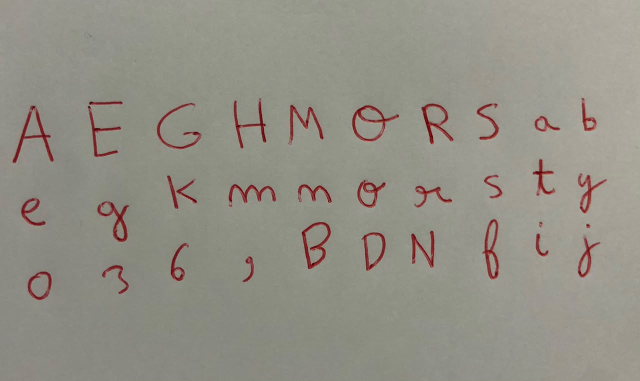
#> input picture MyHandwriting.jpeg, 1280 x 762 px (shown at 1/2 size)
$ python -i what_predicts_score.py   (imports and definitions only)
#> lines starting #> are read from the running program, lines starting #| are printed output that depends on the picture
### src/hfont/charset.py
"""Glyph inventory definitions.

A *glyph* here is the pair (character, contextual form). Latin only ever uses
``Form.ISOL``, but the type is carried through the whole pipeline from day one so
that Phase 2 (Arabic) adds entries to a table rather than changing signatures.

Naming follows the Adobe Glyph List where one exists, because that is what
``fontTools`` and every downstream text engine expect. Arabic contextual forms
use the conventional ``.init`` / ``.medi`` / ``.fina`` suffixes.
"""

from __future__ import annotations

import enum
import functools
import unicodedata
from dataclasses import dataclass


@functools.total_ordering
class Form(enum.Enum):
    """Contextual form of a glyph.

    Explicitly ordered. ``GlyphSpec`` is an orderable dataclass, so sorting a
    charset compares ``(char, form)`` tuples and reaches this type whenever two
    glyphs share a character. That never happens in Latin — one form per
    character — so an unordered enum here would go unnoticed until Arabic,
    where every letter has up to four forms and every ``sorted()`` in the
    pipeline would start raising.
    """

    ISOL = "isol"
    INIT = "init"
    MEDI = "medi"
    FINA = "fina"

    # [4 lines left out: function suffix, not called in this run]

    @property
    def sort_index(self) -> int:
        return _FORM_ORDER[self.value]

    # [4 lines left out: function __lt__, not called in this run]


#: Presentation order: isolated first, then the joining forms left-to-right.
_FORM_ORDER = {"isol": 0, "init": 1, "medi": 2, "fina": 3}


# Adobe Glyph List names for the ASCII punctuation we care about. Anything not
# in here falls back to a ``uniXXXX`` name, which is valid but less readable.
_AGL: dict[str, str] = {
    " ": "space", "!": "exclam", '"': "quotedbl", "#": "numbersign",
    "$": "dollar", "%": "percent", "&": "ampersand", "'": "quotesingle",
    "(": "parenleft", ")": "parenright", "*": "asterisk", "+": "plus",
    ",": "comma", "-": "hyphen", ".": "period", "/": "slash",
    ":": "colon", ";": "semicolon", "<": "less", "=": "equal",
    ">": "greater", "?": "question", "@": "at", "[": "bracketleft",
    "\\": "backslash", "]": "bracketright", "^": "asciicircum",
    "_": "underscore", "`": "grave", "{": "braceleft", "|": "bar",
    "}": "braceright", "~": "asciitilde",
    "0": "zero", "1": "one", "2": "two", "3": "three", "4": "four",
    "5": "five", "6": "six", "7": "seven", "8": "eight", "9": "nine",
    "‘": "quoteleft", "’": "quoteright",
    "“": "quotedblleft", "”": "quotedblright",
    "–": "endash", "—": "emdash",
}


# [7 lines left out: function agl_name, not called in this run]


@dataclass(frozen=True, order=True)
class GlyphSpec:
    """One entry in the glyph inventory the model must be able to produce."""

    char: str
    form: Form = Form.ISOL

    # [4 lines left out: function name, not called in this run]

    @property
    def codepoint(self) -> int:
        return ord(self.char)

    # [4 lines left out: function key, not called in this run]

    def __str__(self) -> str:  # pragma: no cover - debugging aid
        return self.name


UPPER = "ABCDEFGHIJKLMNOPQRSTUVWXYZ"
LOWER = "abcdefghijklmnopqrstuvwxyz"
DIGITS = "0123456789"

# Punctuation split by how reliably it is present in a free font. The core set is
# near-universal; the extended set is skipped per font when the glyph is missing.
PUNCT_CORE = ".,;:!?'\"()-/&"
PUNCT_EXT = "[]{}@#%*+=<>_~$\\|^`"


@dataclass(frozen=True)
class Charset:
    """An ordered, de-duplicated glyph inventory with a fixed index mapping.

    The index order is part of the trained model (it is the content-embedding
    row order), so ``glyphs`` must never be reordered for an existing checkpoint.
    """

    name: str
    glyphs: tuple[GlyphSpec, ...]

    def __post_init__(self) -> None:
        if len(set(self.glyphs)) != len(self.glyphs):
            raise ValueError(f"charset {self.name!r} contains duplicate glyphs")

    def __len__(self) -> int:
        return len(self.glyphs)

    def __iter__(self):
        return iter(self.glyphs)

    def index(self, glyph: GlyphSpec) -> int:
        return self._index[glyph]

    # [9 lines left out: function _index, not called in this run]

    @property
    def chars(self) -> str:
        return "".join(dict.fromkeys(g.char for g in self.glyphs))

    # [4 lines left out: function subset, not called in this run]

    def describe(self) -> str:  # pragma: no cover - reporting aid
        return f"{self.name}: {len(self)} glyphs"


def _latin(name: str, text: str) -> Charset:
    return Charset(name, tuple(GlyphSpec(c) for c in dict.fromkeys(text)))


#: Letters only. Useful for fast ablations where punctuation is noise.
LATIN_LETTERS = _latin("latin_letters", UPPER + LOWER)

#: The Phase 1 target inventory: what an exported font must contain.
LATIN_FULL = _latin("latin_full", UPPER + LOWER + DIGITS + PUNCT_CORE + PUNCT_EXT)

#: Letters, digits and reliable punctuation. The default training inventory.
LATIN_CORE = _latin("latin_core", UPPER + LOWER + DIGITS + PUNCT_CORE)


# --------------------------------------------------------------------------- #
# Seed sets: the glyphs the *user* actually handwrites.
# --------------------------------------------------------------------------- #
#
# Chosen to span the style dimensions a Latin typeface varies along, rather than
# to be alphabetically tidy. Each letter below is carrying a specific signal:
#
#   ascender shape        b k l h        descender shape      g y p
#   arch / shoulder       n m r          closed bowl          o e a
#   diagonal stress       v w x A        s-curve              s S
#   terminal treatment    t f c          cap proportions      H O E M
#   joint / spur detail   a g R G
#
# 24 glyphs is the default because it sits inside the brief's 20-30 budget while
# still covering both cases and the digit style, which is often independent.

SEED_24 = "AEGHMORS" "abegkmnorsty" "036" ","

#: Minimal set for the ablation "how few glyphs can we get away with?".
SEED_12 = "AHOR" "aeglnos"","

#: Comfortable upper end of the brief's range; adds cases that are easy to get
#: wrong when generated (dot placement, crossbar height, leg angles).
SEED_30 = SEED_24 + "BDNfijp"[:6]

LATIN_SEED_SETS: dict[str, str] = {
    "seed12": SEED_12,
    "seed24": SEED_24,
    "seed30": SEED_30,
}


# [7 lines left out: function seed_charset, not called in this run]


CHARSETS: dict[str, Charset] = {
    c.name: c for c in (LATIN_LETTERS, LATIN_CORE, LATIN_FULL)
}


# [14 lines left out: functions get_charset, unicode_name, not called in this run]

### scripts/what_predicts_score.py
"""Which property of a hand actually predicts how well the model copies it?

Round 2 killed the slant hypothesis: measured from the stems rather than from
the ink's principal axis, slant does not correlate with leave-one-out at all.
This asks the same question of every other cheap property of a glyph set —
stroke weight absolute and relative, x-height, how much ink a letter carries,
how many pieces it is written in, how much outline detail it has — so that the
next hypothesis is chosen from evidence rather than from a hunch.

Reads the leave-one-out scores measured by scripts/slant_causal.py --measure,
so run that first.

    python scripts/what_predicts_score.py
"""

from __future__ import annotations

import argparse
import json
import sys
from pathlib import Path

import numpy as np

ROOT = Path(__file__).resolve().parents[1]
sys.path.insert(0, str(ROOT / "src"))
sys.path.insert(0, str(Path(__file__).resolve().parent))

from hfont.charset import LATIN_CORE  # noqa: E402
from hfont.intake import load_freehand_photo  # noqa: E402
from hfont.vector.trace import TraceConfig, trace_image  # noqa: E402
from slant import font_slant, load_font  # noqa: E402

X_HEIGHT_CHARS = "aemnors"


def features(images: dict[str, np.ndarray]) -> dict[str, float]:
    from scipy.ndimage import distance_transform_edt
    from skimage.measure import label, regionprops

    widths, inks, pieces, segments, heights = [], [], [], [], []
    for key, image in images.items():
        mask = image > 0.5
        if mask.sum() < 20:
            continue
        widths.append(float(np.mean(distance_transform_edt(mask)[mask])))
        inks.append(float(mask.sum()))
        pieces.append(sum(1 for p in regionprops(label(mask)) if p.area >= 6))
        try:
            segments.append(sum(len(p.segments) for p in trace_image(image, TraceConfig())))
        except Exception:
            pass
        rows = np.nonzero(mask.any(axis=1))[0]
        if chr(int(key.split(".")[0], 16)) in X_HEIGHT_CHARS:
            heights.append(rows[-1] - rows[0] + 1)

    x_height = float(np.median(heights)) if heights else float("nan")
    stroke = float(np.mean(widths))
    return {
        "stroke_px": stroke,
        "stroke_per_x_height": stroke / x_height if x_height else float("nan"),
        "x_height": x_height,
        "ink_per_glyph": float(np.mean(inks)),
        "pieces_per_glyph": float(np.mean(pieces)),
        "segments_per_glyph": float(np.mean(segments)) if segments else float("nan"),
        "slant": font_slant(images),
    }


def main() -> int:
    parser = argparse.ArgumentParser()
    parser.add_argument("--results", default=str(ROOT / "output/myhand_diag/round2/slant_causal.json"))
    parser.add_argument("--photo", default=str(ROOT / "MyHandwriting.jpeg"))
    args = parser.parse_args()

    measured = json.loads(Path(args.results).read_text(encoding="utf-8"))["measure"]["fonts"]
    rows = []
    for name, loo, _ in measured:
        images = load_font(name)
        if images is None:
            continue
        rows.append((name, loo, features(images)))

    names = list(rows[0][2])
    print(f"{'font':10s} {'LOO':>6s} " + " ".join(f"{n[:9]:>10s}" for n in names))
    for name, loo, f in rows:
        print(f"{name:10s} {loo:6.3f} " + " ".join(f"{f[n]:10.3f}" for n in names))

    mine = features(load_freehand_photo(args.photo, LATIN_CORE, "seed30", 128))
    print(f"{'writer1':10s} {0.403:6.3f} " + " ".join(f"{mine[n]:10.3f}" for n in names))

    loo = np.array([r[1] for r in rows])
    print(f"\ncorrelation with leave-one-out across {len(rows)} held-out fonts:")
    for n in names:
        values = np.array([r[2][n] for r in rows])
        good = ~np.isnan(values)
        if good.sum() > 2:
            r = float(np.corrcoef(loo[good], values[good])[0, 1])
            flag = "  <-- strong" if abs(r) >= 0.6 else ""
            print(f"  {n:22s} r = {r:+.2f}{flag}")
    return 0


# [2 lines not run here, left out]

>>> import cv2
>>> picture = cv2.imread('../MyHandwriting.jpeg', cv2.IMREAD_GRAYSCALE)
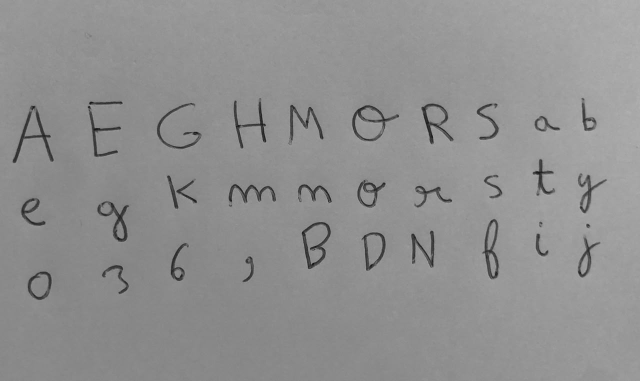
#> picture: shape (762, 1280) (shown at 1/2 size); min 10, max 184, mean 144.1
#> after the loop in features, `for key, image in images.items():`: heights = []
#> (the run stopped early here; a loop or call above may not have finished)
